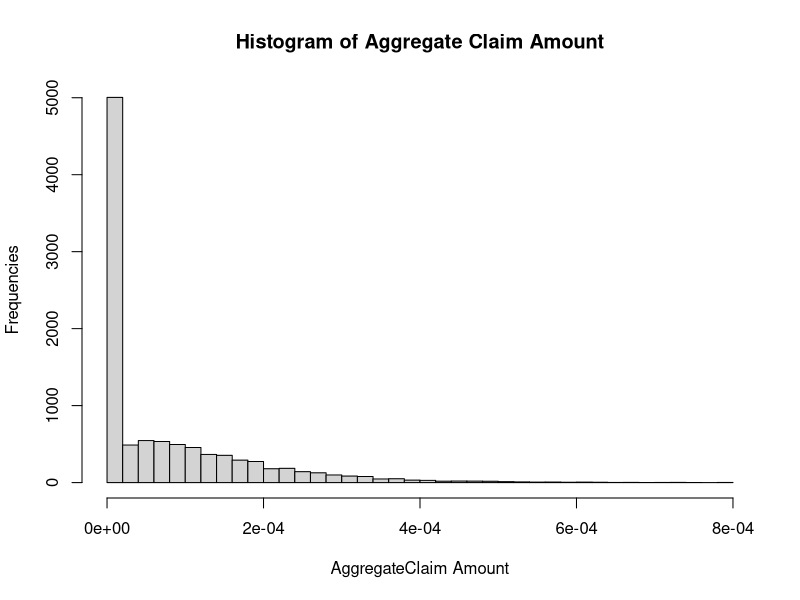

The R script that drew this image:
## ---- chunk 1
# There was a typo in the question. It should have been rate parameter is 1/20000 or scale parameter should have been 20000
# In case the students follow either one of the approaches, full marks will be awarded.
#Solution Assuming rate parameter = 20000
## ---- chunk 2
set.seed(100)
freq<-rpois(10000,0.75)
table(freq)
## ---- chunk 3
AggclaimAmount<-c()

for (i in 1:10000) {
  claimAmount<-sum(rgamma(freq[i],shape = 2, rate = 20000))
  AggclaimAmount<-c(AggclaimAmount,claimAmount)
}
## ---- chunk 4
hist(AggclaimAmount, breaks =30, 
  main = "Histogram of Aggregate Claim Amount", 
  xlab = "AggregateClaim Amount", 
  ylab = "Frequencies")

## ---- chunk 5
mean_poisson<-0.75
mean_gamma<-2/(20000)
var_poisson<-0.75
var_gamma<-2/((20000)^2)
mean_aggregate<-mean_poisson*mean_gamma
## ---- chunk 6
var_aggregate<-mean_poisson*var_gamma+var_poisson*mean_gamma^2
var_aggregate
## ---- chunk 7
mean_claims_I<-c()
mean_claims_R<-c()

for (i in seq(50000,100000,5000)) {
	mean_claims_R<-c(mean_claims_R,mean(pmax(AggclaimAmount-i,0)))
	mean_claims_I<-c(mean_claims_I,mean(pmin(AggclaimAmount,i)))
}
## ---- chunk 8

# Mean Costs to the Insurers
mean_claims_I
## ---- chunk 9
# Mean Costs to the Insurers
mean_claims_R
## ---- chunk 10
mean_claims_I<-c()
mean_claims_R<-c()
for (i in seq(0.0001,0.0002,0.00001)) {
	mean_claims_R<-c(mean_claims_R,mean(pmax(AggclaimAmount-i,0)))
	mean_claims_I<-c(mean_claims_I,mean(pmin(AggclaimAmount,i)))
}
## ---- chunk 11
mean_claims_I
## ---- chunk 12
mean_claims_R
## ---- chunk 13
Retention_Limit<-0.00015

Reinsurer_Claims<-pmax(AggclaimAmount-Retention_Limit,0)
## ---- chunk 14
#Proportion of Claims to be taken up by the reinsurer
sum(Reinsurer_Claims>0)/10000
## ---- chunk 15
SD_Retention<-sd(Reinsurer_Claims)
SD_Retention

## ---- chunk 16
Skew_Retention<-mean((Reinsurer_Claims-mean(Reinsurer_Claims))^3)/(sd(Reinsurer_Claims))^3
Skew_Retention
